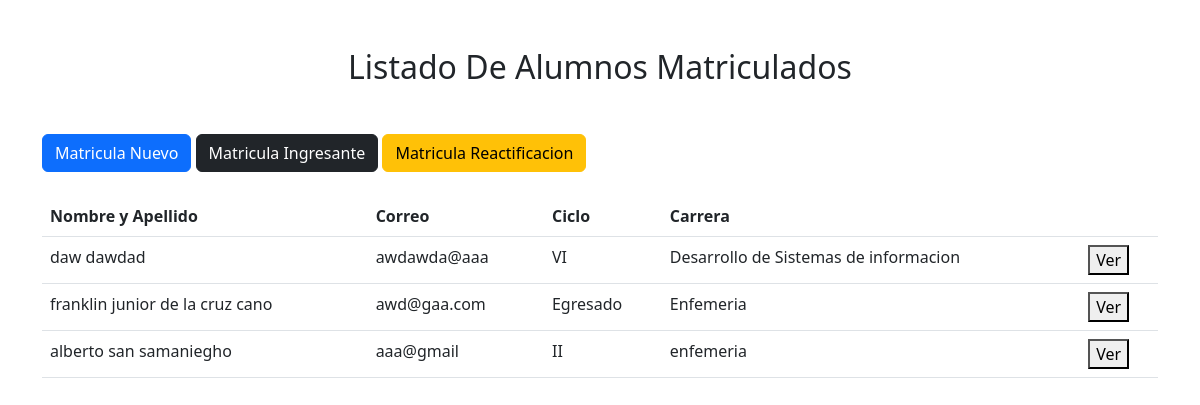
The page / on the database its author committed.
### tables this page shows
CREATE TABLE `students` (
  `id` int(11) NOT NULL,
  `nombre` varchar(255) NOT NULL,
  `apellido` varchar(255) NOT NULL,
  `dni` int(7) NOT NULL,
  `correo` varchar(255) NOT NULL,
  `fecha_nac` varchar(255) NOT NULL,
  `genero` tinyint(1) NOT NULL,
  `estado` varchar(255) NOT NULL,
  `ciclo` varchar(255) NOT NULL,
  `turno` varchar(255) NOT NULL,
  `carrera` varchar(255) NOT NULL
);

### src/app/config/config.php (called while the page is built, shortened)
<?php
class Config
{
    private  $host = 'localhost';
    private $user = 'root';
    private $password = 'franklin';
    private $db = 'matricula';
    private $connect;
    public function __construct()
    {
        $conectionString = "mysql:host=" . $this->host . ";dbname=" . $this->db . ";";
        try {
            $this->connect = new PDO($conectionString, $this->user, $this->password);
        } catch (Exception $e) {
            echo "error" . $e->getMessage();
        }
    }
    public function getConnect()
    {
        return $this->connect;
    }
}
?>

### src/app/model/Model.php (called while the page is built, shortened)
<?php
class Model extends Config
{
    private $db;
    public function __construct()
    {
        $this->conn = new Config();
        $this->db = $this->conn->getConnect();
    }
    protected  function GetAll($table)
    {
        $sql = $this->db->query(" SELECT * FROM $table ;");
        $result = $sql->fetchAll(PDO::FETCH_ASSOC);
        return $result;
    }
}

### src/app/model/Students.php (called while the page is built, shortened)
<?php
class Students extends Model{
    private $table = "Students";
    public function GetAll($table = null){
        return  parent::getAll($this->table);
    }
}
?>

### index.php (the view, shortened to what this page needs)
<?php
$data = new Students();
$resultado = $data->GetAll("a");
?>
<!doctype html>
<html lang="es">
<head>
  <link href="https://cdn.jsdelivr.net/npm/bootstrap@5.3.0/dist/css/bootstrap.min.css" rel="stylesheet">
</head>
<body>
  <main class="container">
    <section class="mt-5">
      <h2 class="text-center mb-5">Listado De Alumnos Matriculados</h2>
      <aside class="mb-4">
        <button class="btn btn-primary" type="button" data-bs-toggle="modal" data-bs-target="#exampleModal">Matricula Nuevo</button>
        <button class="btn btn-dark" type="button" data-bs-toggle="modal" data-bs-target="#exampleModal2">Matricula Ingresante</button>
        <button class="btn btn-warning type=" button" data-bs-toggle="modal" data-bs-target="#exampleModal3">Matricula Reactificacion</button>
      </aside>
      <table class="table table-hover">
        <thead>
          <tr>
            <th scope="col">Nombre y Apellido</th>
            <th scope="col">Correo</th>
            <th scope="col">Ciclo</th>
            <th scope="col">Carrera</th>
            <th scope="col"></th>
          </tr>
        </thead>
        <tbody>
          <?php
          foreach ($resultado as $data) {
          ?>
            <tr>
              <td><?php echo $data['nombre'] . " " . $data['apellido'] ?></td>
              <td><?php echo $data['correo'] ?></td>
              <td><?php echo $data['ciclo'] ?></td>
              <td><?php echo $data['carrera'] ?></td>
              <td><button type="button">Ver</button></td>
            </tr>
          <?php } ?>
        </tbody>
      </table>
    </section>
  </main>
</body>
</html>

### rows shown on the page
students: nombre "daw", apellido "dawdad", correo "awdawda@aaa", ciclo "VI", carrera "Desarrollo de Sistemas de informacion"
students: nombre "franklin junior", apellido "de la cruz cano", correo "awd@gaa.com", ciclo "Egresado", carrera "Enfemeria"
students: nombre "alberto san", apellido "samaniegho", correo "aaa@gmail", ciclo "II", carrera "enfemeria"
